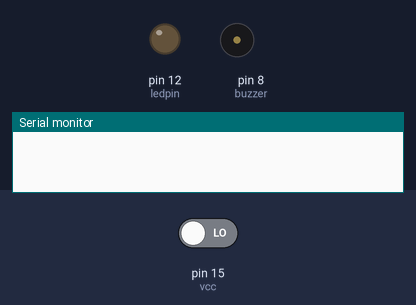
A sketch run on a simulated Arduino Uno, built with avr-gcc and run on an emulated ATmega328P. Parts: output pins drawn as LEDs (lit = HIGH), buzzer (waves = sounding, pin HIGH), the last lines printed to the serial monitor. The test bench sets the inputs (shaded band); at power-on: pin 15 (vcc) LOW.

Above: at 1.2 s.
1.3 s: pin 15 (vcc) driven HIGH
At 1.7 s:
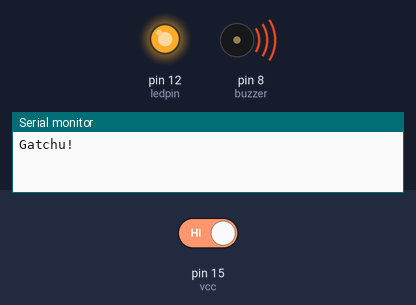
4.3 s: pin 15 (vcc) driven LOW
At 5.5 s:
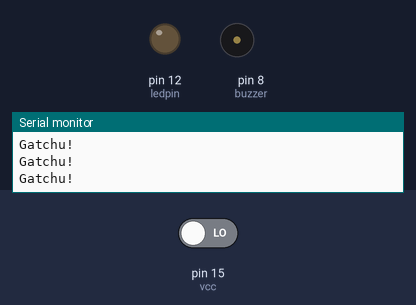
Timing chart, 0 to 7.3 s (numbered marks = the images above; inputs shaded):
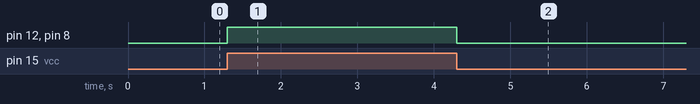

Measured:
- after the input at 1.3 s, pin 12 (ledpin), pin 8 (buzzer): LOW → HIGH at once
- after the input at 4.3 s, pin 12 (ledpin), pin 8 (buzzer): HIGH → LOW at once

The sketch:

main_alarm.ino
```cpp
int ledpin = 12;
int vcc = 15;
int status;
int buzzer = 8;


void setup(){
  pinMode(ledpin, OUTPUT);
  pinMode(vcc, INPUT);
  pinMode(buzzer, OUTPUT);
  Serial.begin(9600);
}
void loop(){
  if(DetectMotion()== true){
    Serial.println("Gatchu!");
    digitalWrite(ledpin, HIGH);
    digitalWrite(buzzer, HIGH);
    delay(500);
    digitalWrite(ledpin,LOW);
    digitalWrite(buzzer,LOW);
  }
}
// Function to detect motion
bool DetectMotion(){
  status = digitalRead(vcc);
  if(status ==  HIGH){
    return true;
  }else{
    return false;
  }
}
```
